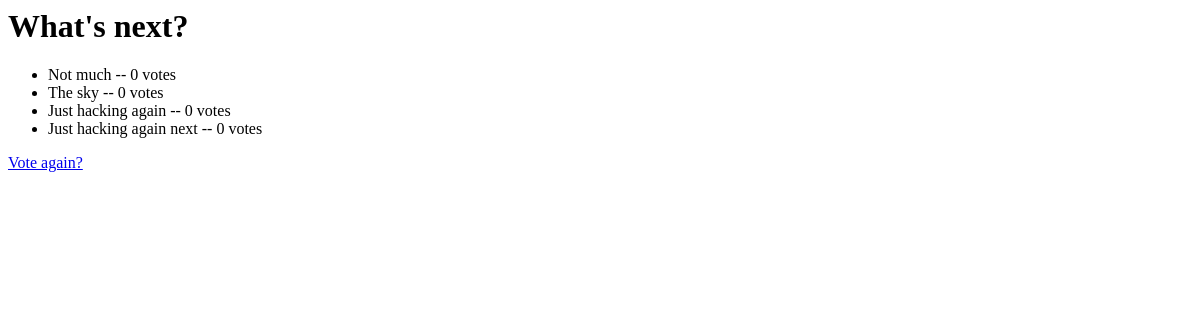
/imgapp/1/results/, run on an earlier commit of the app's database.
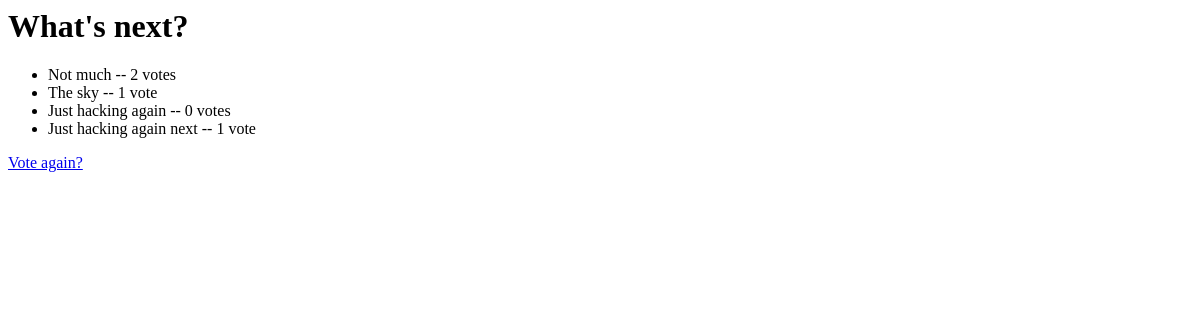
And on a later commit of the database.
### imgapp/models.py (models this page shows, shortened)
class Choice(models.Model):
    question = models.ForeignKey(Question)
    choice_text = models.CharField(max_length=200)
    votes = models.IntegerField(default=0)

### imgapp/views.py (the view)
# urls.py: url(r'^(?P<pk>[0-9]+)/results/$', views.ResultsView.as_view(), name='results'),
class ResultsView(generic.DetailView):
    model = Question
    template_name = 'imgapp/results.html'

### imgapp/templates/imgapp/results.html
<h1>{{ question.question_text }}</h1>
<ul>
{% for choice in question.choice_set.all %}
    <li>{{ choice.choice_text }} -- {{ choice.votes }} vote{{ choice.votes|pluralize }}</li>
{% endfor %}
</ul>
<a href="{% url 'imgapp:detail' question.id %}">Vote again?</a>

What changed in the data, as far as the page shows it:
changed Choice "Not much": votes "0" → "2"
changed Choice "The sky": votes "0" → "1"
changed Choice "Just hacking again next": votes "0" → "1"
